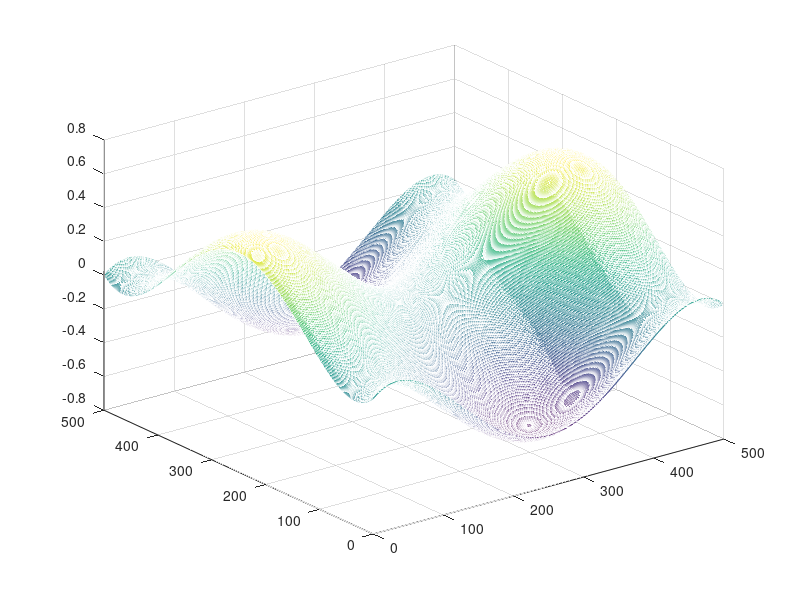

MATLAB code to generate this figure:
clear
close all
N=500;
[x,y] = meshgrid(linspace(-sqrt(2)/2,sqrt(2)/2,N));

%%
%% Radial order, n =1
% Z=x;
% Z=y;
%% Radial order, n =2

% Z=2*x.*y;
% Z=-1+2*x.^2+2*y.^2;
% Z=-x.^2+y.^2;

%% Radial order, n = 2

% Z=-2*x+3*x.^3+3*x.*y.^2;
% Z=-2*y+3*y.^3+3*y.*x.^2;
% Z=-x.^3+3*x.*y.^2;
% Z= y.^3-3*x.^2.*y;

%% Radial order, n = 2
% Z=-6*x.*y+8*x.^3.*y+8*x.*y.^3;%7.9e-5
% Z=-4*x.^3.*y+4*x.*y.^3;%0.0001903
Z=3*x.^2-3*y.^2-4*x.^4+4*y.^4;%0.0004
% Z=1-6*x.^2-6*y.^2+6*x.^4+6*y.^4+12*x.^2.*y.^2; %0.00035
% Z=x.^4-6*x.^2.*y.^2+y.^4; %4.7e-5

%% Radial order, n = 3
% Z=x.^5-10*x.^3.*y.^2+5*x.*y.^4;%0.0023
% Z=4*x.^3-12*x.*y.^2-5*x.^5+10*x.^3.*y.^2+15*x.*y.^4; %0.00012
% Z=3*x-12*x.^3-12*x.*y.^2+10*x.^5+20*x.^3.*y.^2+10*x.*y.^4;%0.000122
% Z=3*y-12*y.^3-12*y.*x.^2+10*y.^5+20*y.^3.*x.^2+10*y.*x.^4;%0.0001
% Z=-4*y.^3+12*y.*x.^2+5*y.^5-10*y.^3.*x.^2-15*y.*x.^4;%0.000123
% Z=y.^5-10*y.^3.*x.^2+5*y.*x.^4;%0.001

%% Radial order, n = 4

% Z=6*x.^5.*y-20*x.^3.*y.^3 +6*x.*y.^5;%0.0001
% Z=20*x.^3.*y-20*x.*y.^3-24*x.^5.*y+24*x.*y.^5; %0.0006
% Z=12*x.*y-40*x.^3*y-40*x.*y.^3+30*x.^5.*y+60*x.^3.*y.^3-30*x.*y.^5;%0.00043
% Z=-1+12*x.^2+12*y.^2-30*x.^4-60*x.^2.*y.^2-30*y.^4+20*x.^6+60*x.^4.*y.^2+60*x.^2.*y.^4+20*y.^6;%0.00067
% Z=-6*x.^2+6*y.^2+20*x.^4-20*y.^4-15*x.^6-15*x.^4.*y.^2+15*x.^2.*y.^4+15*y.^6;%0.0015
% Z=-5*x.^4+30*x.^2.*y.^2-5*y.^4+6*x.^6-30*x.^4.*y.^2-30*x.^2.*y.^4+6*y.^6;%0.00017
% Z=-x.^6+15*x.^4.*y.^2-15*x.^2.*y.^4+y.^6;%0.0003

%% Radial order, n = 5

% Z=-x.^7+21*x.^5.*y.^2-35*x.^3.*y.^4+7*x.*y.^6;%0.0023
% Z=y.^7-21*y.^5.*x.^2+35*y.^3.*x.^4-7*y.*x.^6;%0.00235
% Z=-6*x.^5+60*x.^3.*y.^2-30*x.*y.^4+7*x.^7-63*x.^5.*y.^2-35*x.^3.*y.^4+35*x.*y.^6; %0.0002
% Z=-6*y.^5+60*y.^3.*x.^2-30*y.*x.^4+7*y.^7-63*y.^5.*x.^2-35*y.^3.*x.^4+35*y.*x.^6; %0.00018
% Z=-10*x.^3+30*x.*y.^2+30*x.^5-60*x.^3.*y.^2-90*x.*y.^4-21*x.^7+21*x.^5.*y.^2+105*x.^3.*y.^4+63*x.*y.^6;%0.000229
% Z=10*y.^3-30*y.*x.^2-30*y.^5+60*y.^3.*x.^2+90*y.*x.^4+21*y.^7-21*y.^5.*x.^2-105*y.^3.*x.^4-63*y.*x.^6;%0.000218
% Z=-4*x+30*x.^3+30*x.*y.^2-60*x.^5-120*x.^3.*y.^2-60*x.*y.^4+35*x.^7+105*x.^5.*y.^2+105*x.^3.*y.^4+35*x.*y.^6;%0.000224
% Z=-4*y+30*y.^3+30*y.*x.^2-60*y.^5-120*y.^3.*x.^2-60*y.*x.^4+35*y.^7+105*y.^5.*x.^2+105*y.^3.*x.^4+35*y.*x.^6;% 0.0002059
%%
figure
mesh(Z)
